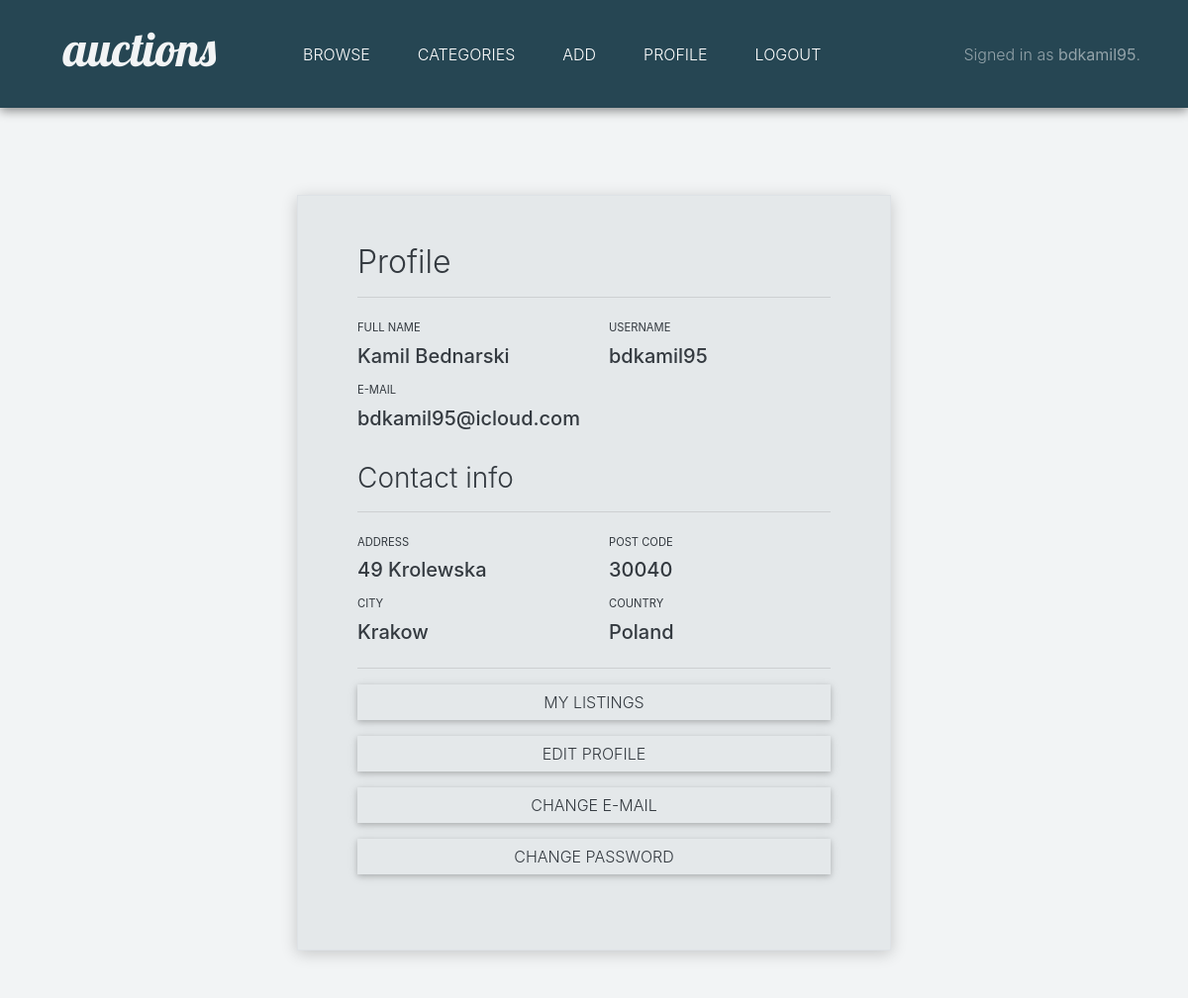
The page /profile (signed in) on the database its author committed.
### auctions/models.py (models this page shows, shortened)
class User(AbstractUser):
    pass

class Contact(models.Model):
    house = models.CharField(max_length=64, blank=True, null=True)
    street = models.CharField(max_length=64, blank=True, null=True)
    postcode = models.CharField(max_length=5, blank=True, null=True)
    city = models.CharField(max_length=30, blank=True, null=True)
    country = models.CharField(max_length=30, blank=True, null=True)
    user = models.ForeignKey(User, on_delete=models.CASCADE)

### auctions/views.py (the view)
# urls.py: path("profile", views.profile_view, name="profile"),
@login_required
def profile_view(request):
    logged_user = request.user
    id = logged_user.id
    username = logged_user.username
    first_name = logged_user.first_name
    last_name = logged_user.last_name
    email = logged_user.email
    contact = Contact.objects.get(user_id=id)
    house = contact.house
    street = contact.street
    post_code = contact.postcode
    city = contact.city
    country = contact.country
    return render(request, "auctions/profile_view.html", {
        "username": username,
        "first_name": first_name,
        "last_name": last_name,
        "email": email,
        "house": house,
        "street": street,
        "postcode": post_code,
        "city": city,
        "country": country
    })

### auctions/templates/auctions/profile_view.html (shortened to what this page needs)
{% extends "auctions/layout.html" %}
{% block body %}
    <div class="login-panel animated slideInDown border mt-5">
        <div><h2>Profile</h2></div>
        <hr>
        <div class="row">
            <div class="col">
                <label class="form-input-label" for="userFullName">FULL NAME</label>
                <div id="userFullName"><h5>{{ first_name }} {{ last_name }}</h5></div>
            </div>
            <div class="col">
                <label class="form-input-label" for="userFullName">USERNAME</label>
                <div id="userFullName"><h5>{{ username }}</h5></div>
            </div>
        </div>
        <div class="row">
            <div class="col">
                <label class="form-input-label" for="userEmail">E-MAIL</label>
                <div id="userEmail"><h5>{{ email }}</h5></div>
            </div>
        </div>
        {% if house != None or street != None or postcode != None or city != None or country != None %}
        <div class="pt-4"><h3>Contact info</h3></div>
        <hr>
        <div class="row">
            {% if house != None or street != None %}
            <div class="col">
                <label class="form-input-label" for="userEmail">ADDRESS</label>
                <div id="userEmail"><h5>{{ house }} {{ street }}</h5></div>
            </div>
            {% endif %}
            {% if postcode != None %}
            <div class="col">
                <label class="form-input-label" for="userEmail">POST CODE</label>
                <div id="userEmail"><h5>{{ postcode }}</h5></div>
            </div>
            {% endif %}
        </div>
        <div class="row">
            {% if city != None %}
            <div class="col">
                <label class="form-input-label" for="userEmail">CITY</label>
                <div id="userEmail"><h5>{{ city }}</h5></div>
            </div>
            {% endif %}
            {% if country != None %}
            <div class="col">
                <label class="form-input-label" for="userEmail">COUNTRY</label>
                <div id="userEmail"><h5>{{ country }}</h5></div>
            </div>
            {% endif %}
        </div>
        {% endif %}
        <hr>
        <div class="row pb-3">
            <div class="col">
                <a href="{% url 'listings_view' %}" role="button" class="btn btn-secondary button-custom-secondary btn-block">MY LISTINGS</a>
            </div>
        </div>
        <div class="row pb-3">
            <div class="col">
                <a href="{% url 'profile_edit' %}" role="button" class="btn btn-secondary button-custom-secondary btn-block">EDIT PROFILE</a>
            </div>
        </div>
        <div class="row pb-3">
            <div class="col">
                <a href="{% url 'change_email' %}" role="button" class="btn btn-secondary button-custom-secondary btn-block">CHANGE E-MAIL</a>
            </div>
        </div>
        <div class="row pb-3">
            <div class="col">
                <a href="{% url 'change_password' %}" role="button" class="btn btn-secondary button-custom-secondary btn-block">CHANGE PASSWORD</a>
            </div>
        </div>
    </div>
{% endblock %}

### auctions/templates/auctions/layout.html (shortened to what this page needs)
{% load static %}
<!DOCTYPE html>
<html lang="en">
    <head>
        <link href="{% static 'auctions/mdb.min.css' %}" rel="stylesheet">
        <link rel="stylesheet" href="https://stackpath.bootstrapcdn.com/bootstrap/4.4.1/css/bootstrap.min.css">
        <link href="{% static 'auctions/styles.css' %}" rel="stylesheet">
    </head>
    <body>
        <nav class="navbar navbar-expand-lg navbar-dark px-5 nav-bar-styling">
            <a class="navbar-brand logo pb-3 pr-5 pl-3 animated fadeIn slower" href="#"><span class="logo-letter">a</span><span class="logo-letter">u</span><span class="logo-letter">c</span><span class="logo-letter">t</span><span class="logo-letter">i</span><span class="logo-letter">o</span><span class="logo-letter">n</span><span class="logo-letter">s</span></a>
            <div class="collapse navbar-collapse" id="navbarText">
                <ul class="navbar-nav mr-auto">
                    <li class="nav-item px-3">
                        <a class="nav-link animated fadeIn slower" href="{% url 'browse_listings' %}">BROWSE</a>
                    </li>
                    <li class="nav-item px-3">
                        <a class="nav-link animated fadeIn slower" href="{% url 'categories_view' %}">CATEGORIES</a>
                    </li>
                    {% if user.is_authenticated %}
                        <li class="nav-item px-3">
                            <a class="nav-link animated fadeIn slower" href="{% url 'add_listing' %}">ADD</a>
                        </li>
                        <li class="nav-item px-3">
                            <a class="nav-link animated fadeIn slower" href="{% url 'profile' %}">PROFILE</a>
                        </li>
                        <li class="nav-item px-3">
                            <a class="nav-link animated fadeIn slower" href="{% url 'logout' %}">LOGOUT</a>
                        </li>
                    {% endif %}
                </ul>
                <span class="navbar-text pl-3 animated fadeIn slower">
                {% if user.is_authenticated %}
                    Signed in as <strong>{{ user.username }}</strong>.
                {% else %}
                    Not signed in.
                {% endif %}
                </span>
            </div>
        </nav>
        <div class="content-storage text-dark">
            {% block body %}
            {% endblock %}
        </div>
    </body>
</html>

### auctions/static/auctions/styles.css (style rules this page uses)
h2 { font-weight: 300; }
h3 { font-weight: 300; }
body { background-color: #F2F4F5; }
.content-storage { margin: auto; width: 100vw; max-width: 1200px; background-color: #F2F4F5; padding-left: 5vw; padding-right: 5vw; padding-top: 2.5rem; padding-bottom: 3rem; }
.login-panel { padding: 4vw 5vw 5vw 5vw; max-width: 600px; margin: auto; background-color: #E4E8EA; box-shadow: 0px 3px 15px #00000030 !important; }
.logo { font-family: 'Lobster', cursive; color: #F2F4F5 !important; font-size: 3rem; }
.logo-letter { transition: 0.2s ease-in-out; }
.nav-bar-styling { z-index: 1 !important; background-color: #264653; box-shadow: 0px 3px 10px #00000070 !important; }
.nav-link { font-weight: 300; transition: text-shadow 0.2s ease-in-out; }
.button-custom-secondary { background-color: #E4E8EA !important; border-radius: 0; transition: text-shadow 0.2s ease-in-out; border: none; font-weight: 300; color: #343a40 }
.form-input-label { font-weight: 400; font-size: 0.7rem; }
::placeholder { color: lightgray !important; font-weight: 300; }

### rows shown on the page
User: username "bdkamil95", first_name "Kamil", last_name "Bednarski", email "bdkamil95@icloud.com"
Contact: house "49", street "Krolewska", postcode "30040", city "Krakow", country "Poland"
